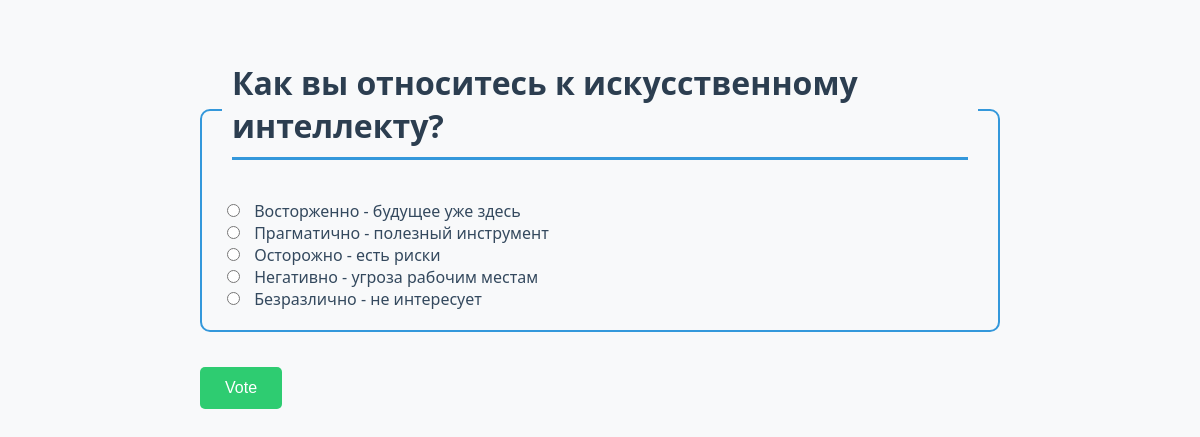
The app's page /polls/2/ with its own data.
### polls/models.py (models this page shows, shortened)
class Question(models.Model):
    question_text = models.CharField(max_length=200)
    pub_date = models.DateTimeField('date published')

class Choice(models.Model):
    question = models.ForeignKey(Question, on_delete=models.CASCADE)
    choice_text = models.CharField(max_length=200)
    votes = models.IntegerField(default=0)

### polls/views.py (the view)
# urls.py: path('<int:pk>/', views.DetailView.as_view(), name='detail'),
class DetailView(generic.DetailView):
    model = Question
    template_name = 'polls/detail.html'
    def get_queryset(self):
        return Question.objects.filter(pub_date__lte=timezone.now())

### polls/templates/polls/detail.html (shortened to what this page needs)
{% load static %}
<!DOCTYPE html>
<html lang="en">
<head>
    <link rel="stylesheet" type="text/css" href="{% static 'polls/style.css' %}">
</head>
<body>
    <form action="{% url 'polls:vote' question.id %}" method="post">
    <fieldset>
        <legend><h1>{{ question.question_text }}</h1></legend>
        {% for choice in question.choice_set.all %}
            <input type="radio" name="choice" id="choice{{ forloop.counter }}" value="{{ choice.id }}">
            <label for="choice{{ forloop.counter }}">{{ choice.choice_text }}</label><br>
        {% endfor %}
    </fieldset>
    <input type="submit" value="Vote">
    </form>
</body>
</html>

### polls/static/polls/style.css (style rules this page uses)
body { background: white url("images/background.gif") no-repeat right bottom; font-family: 'Segoe UI', Tahoma, Geneva, Verdana, sans-serif; margin: 20px; padding: 20px; max-width: 800px; margin: 0 auto; background-color: #f8f9fa; }
h1 { color: #2c3e50; border-bottom: 3px solid #3498db; padding-bottom: 10px; margin-bottom: 20px; }
fieldset { border: 2px solid #3498db; border-radius: 10px; padding: 20px; margin: 20px 0; }
legend { color: #2c3e50; font-weight: bold; padding: 0 10px; }
input[type="radio"] { margin-right: 10px; }
label { color: #34495e; font-size: 16px; cursor: pointer; }
input[type="submit"] { background-color: #2ecc71; color: white; border: none; padding: 12px 25px; font-size: 16px; border-radius: 5px; cursor: pointer; transition: background-color 0.3s; margin-top: 15px; }

### records on screen
Question: question_text "Как вы относитесь к искусственному интеллекту?"
Choice: choice_text "Восторженно - будущее уже здесь"
Choice: choice_text "Прагматично - полезный инструмент"
Choice: choice_text "Осторожно - есть риски"
Choice: choice_text "Негативно - угроза рабочим местам"
Choice: choice_text "Безразлично - не интересует"
